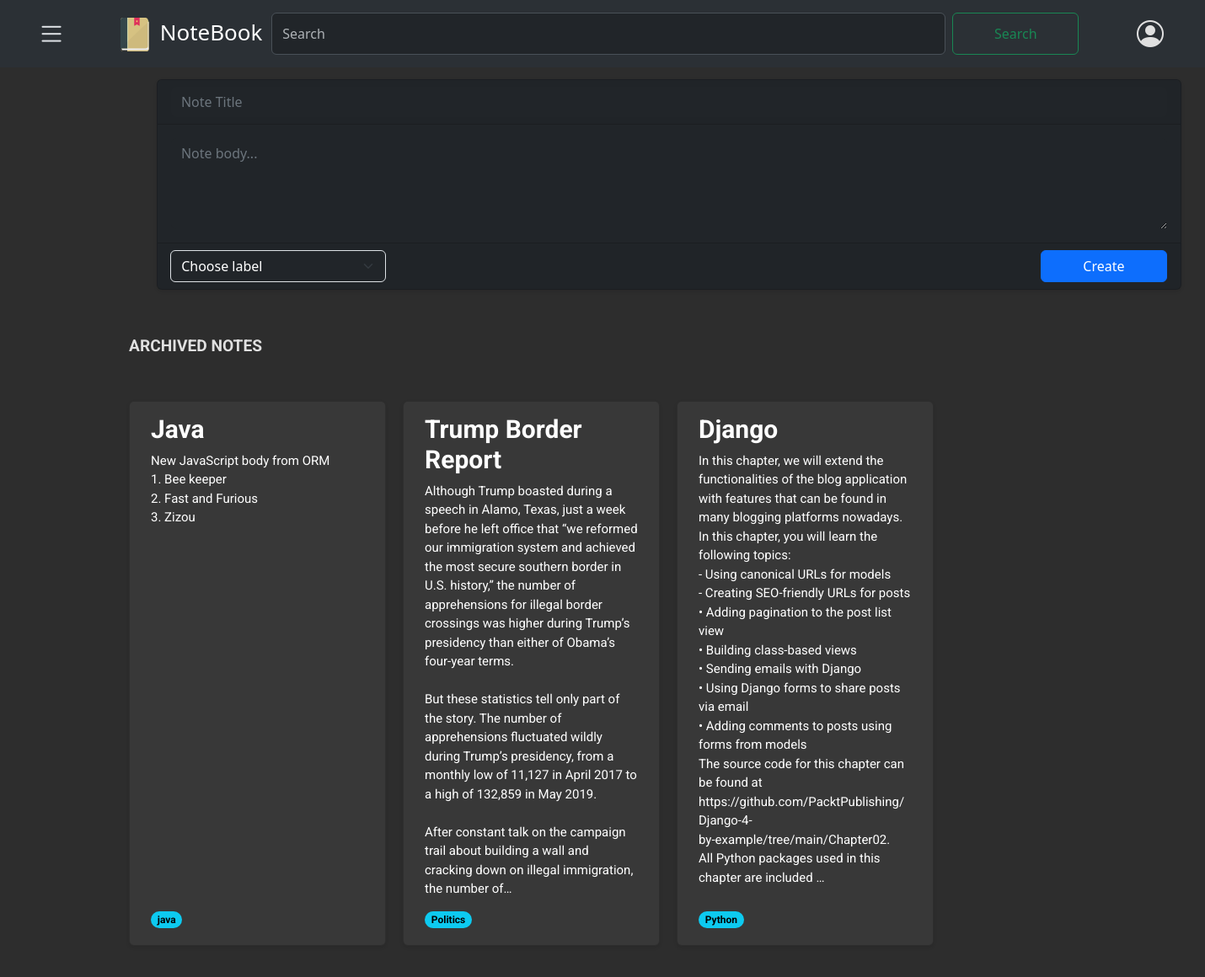
/notes/archived/ (signed in), run on an earlier commit of the app's database.
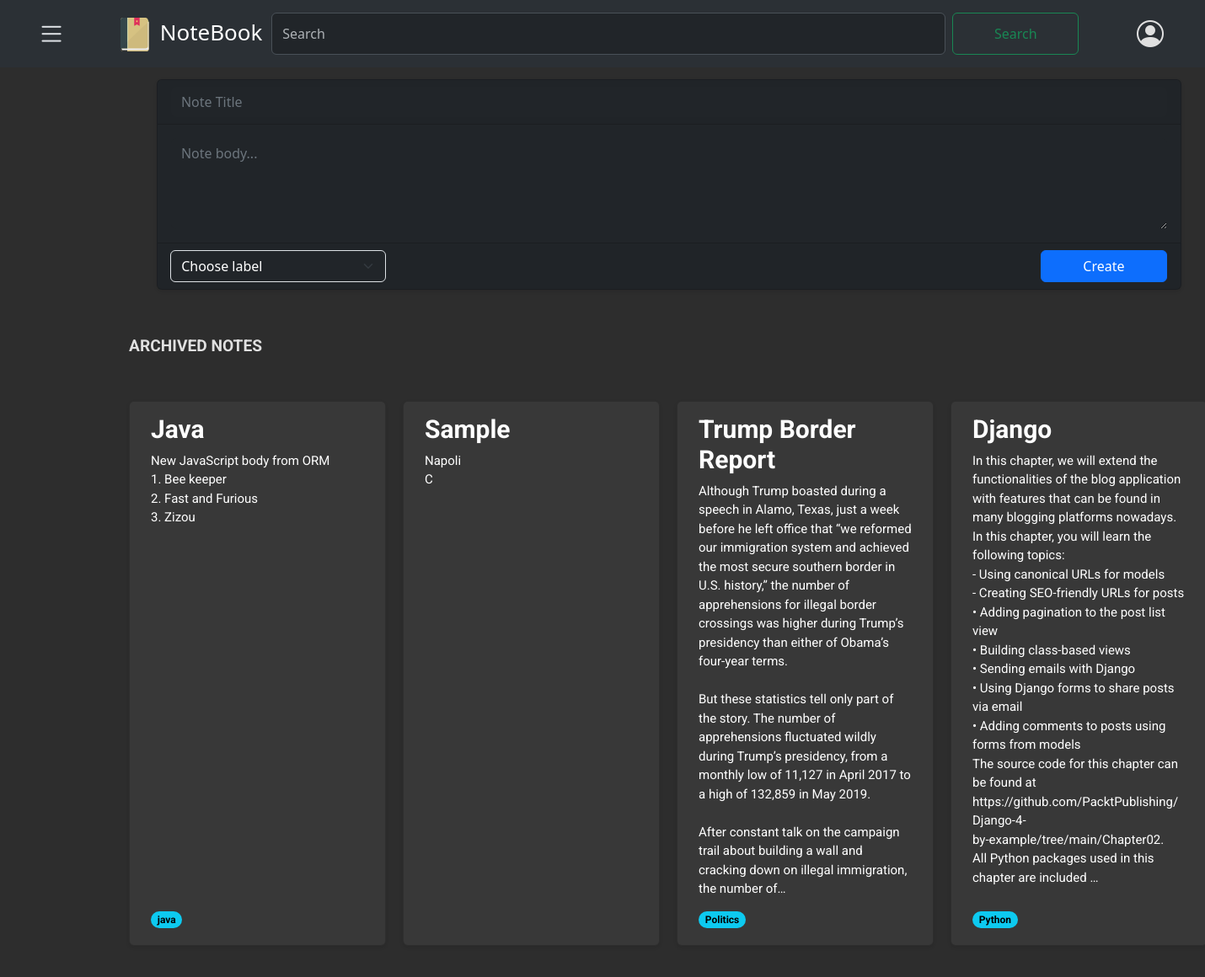
And on a later commit of the database.
### notes/models.py (models this page shows, shortened)
class Note(models.Model):
    user= models.ForeignKey(CustomUser,on_delete=models.CASCADE, related_name='notes')
    title= models.CharField(max_length=100, null=False)
    body= models.TextField()
    label= models.ForeignKey(Label, on_delete=models.SET_NULL, related_name="notes", blank=True, null=True)
    archived= models.BooleanField(default=False)
    pinned= models.BooleanField(default= False)
    created = models.DateTimeField(auto_now_add= True)
    updated= models.DateTimeField(auto_now=True)
    trashed = models.BooleanField(default=False)
    trashed_at= models.DateTimeField(null=True, blank=True)
    class Meta:
        ordering= ['-updated']
        indexes= [
            models.Index(fields=["-updated"])
        ]
        verbose_name = "Note"
        verbose_name_plural= "Notes"

class Label(models.Model):
    user = models.ForeignKey(CustomUser, on_delete=models.CASCADE, related_name='labels', default=None)
    name = models.CharField(max_length=50, null=False)
    class Meta:
        verbose_name = "Label"
        verbose_name_plural= "Labels"

### notes/views.py (the view)
# urls.py: path('archived/', views.archived_list, name='archived_notes'),
@login_required
def archived_list(request):
    user= request.user
    archived_notes= Note.objects.filter(Q(user=user, pinned=True,archived=True, trashed= False) | Q(user=user, pinned=False, archived=True, trashed= False))
    context= { 'archived_notes':archived_notes,
              }
    return render(request,
                  'notes/archived/list.html',
                  context)

### notes/context_processors.py (called while the page is built)
def labels_processor(request):
    if request.user.is_authenticated:
        labels = Label.objects.filter(user=request.user)
    else:
        labels = Label.objects.none()
    return {
        'labels': labels,
    }

### notes/templates/notes/archived/list.html (shortened to what this page needs)
{% extends "notes/base.html" %}
{% block content %}
{% load static %}
<p class="text-capitalize" style="font-weight: bold; font-size: larger;">ARCHIVED NOTES</p>
<div class="card-container">
    {% if archived_notes|length >= 1 %}
    {% for note in archived_notes %}
    {% if note.archived %}
    <div class="card" data-note-id="{{ note.id }}">
        <a href="#" class="note-link" data-note-id="{{ note.id }}">
            <h5 class="card-title">{{ note.title }}</h5>
            <p class="card-text">{{ note.body|truncatechars:650 }}</p>
        </a>
        <span class="badge rounded-pill text-bg-info">{{ note.label.name }}</span>
    </div>
    {% endif %}
    {% endfor %}
    {% else %}
    {% include 'notes/archived/empty.html' %}
    {% endif %}
</div>
{% endblock %}

What changed in the data, as far as the page shows it:
now on this page (row edited): Note: title "Sample", body "Napoli C"
